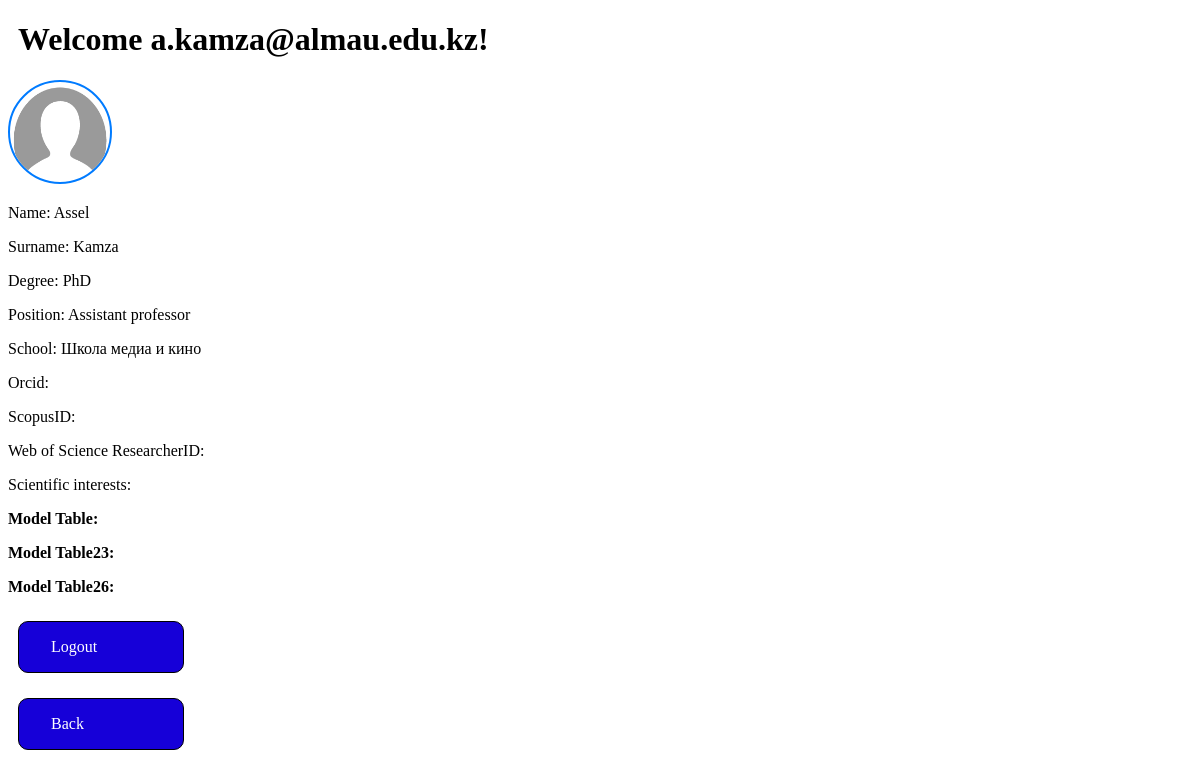
Screenshot of /profile/ (signed in) with the database file from the repository.
### tables/models.py (models this page shows)
class TeachersAddInfo(models.Model):
    user = models.OneToOneField(User, on_delete=models.CASCADE)
    name = models.CharField(max_length=100)
    surname = models.CharField(max_length=100)
    avatar = models.ImageField(upload_to='static/profile/avatars/', null=True, blank=True)
    degree = models.CharField(max_length=200)
    position = models.CharField(max_length=100)
    school = models.CharField(max_length=100)
    orcid =  models.CharField(max_length=100, default=None)
    Scopus_ID = models.CharField(max_length=100, default=None)
    Web_of_Science_ResearcherID = models.CharField(max_length=100, default=None)
    scientific_interests = models.CharField(max_length=500, default=None)

### tables/views.py (the view)
# urls.py: path('profile/', views.profile_view, name='profile'),
@login_required
def profile_view(request):
    user_id = request.user.id
    try:
        user_info = TeachersAddInfo.objects.get(user_id=user_id)
    except TeachersAddInfo.DoesNotExist:
        user_info = None
    tables = Table.objects.filter(author=user_info.user_id)
    tables23 = Table23.objects.filter(author=user_info.user_id)
    tables26 = Table26.objects.filter(author=user_info.user_id)
    return render(request, 'login/profile.html', {'user_info': user_info, 'user': request.user, "tables": tables, "tables26": tables26, "tables23": tables23})

### templates/login/profile.html (shortened to what this page needs)
{% load static %}
<!DOCTYPE html>
<html lang="en">
<head>
    <link rel="stylesheet" href="{% static 'css/profile.css' %}">
</head>
<body>
    <h1>Welcome {{ user.username }}!</h1>
    {% if user_info %}
        <img style="width: 100px; height: 100px; border-radius: 50%; border: 2px solid #007bff;" src="{{ user_info.avatar.url }}" alt="Avatar">
        <p>Name: {{ user_info.name }}</p>
        <p>Surname: {{ user_info.surname }}</p>
        <p>Degree: {{ user_info.degree }}</p>
        <p>Position: {{ user_info.position }}</p>
        <p>School: {{ user_info.school }}</p>
        <p>Orcid: {{ user_info.orcid }} </p>
        <p>ScopusID: {{ user_info.Scopus_ID }} </p>
        <p>Web of Science ResearcherID:  {{ user_info.Web_of_Science_ResearcherID }} </p>
        <p>Scientific interests: {{ user_info.scientific_interests }} </p>
        <b>Model Table:</b>
        <b>Model Table23:</b>
        <b>Model Table26:</b>
    {% else %}
        <p>User not found</p>
    {% endif %}
    <p><a class="btn" href="{% url 'logout' %}">Logout</a></p>
    <p><a class="btn" href="{% url 'home' %}">Back</a></p>
</body>
</html>

### tables/static/css/profile.css (style rules this page uses)
h1 { margin-left: 10px; }
.btn { margin-top: 25px; margin-left: 10px; display: block; width: 100px; background: #1600d8; color: rgb(255, 255, 255); padding: 1rem 2rem; border: 1px solid black; border-radius: 10px; text-decoration: none; }

### rows the page displays
TeachersAddInfo: avatar (picture), name "Assel", surname "Kamza", degree "PhD", position "Assistant professor", school "Школа медиа и кино"

### other values shown
{{ user.username }} "a.kamza@almau.edu.kz"
